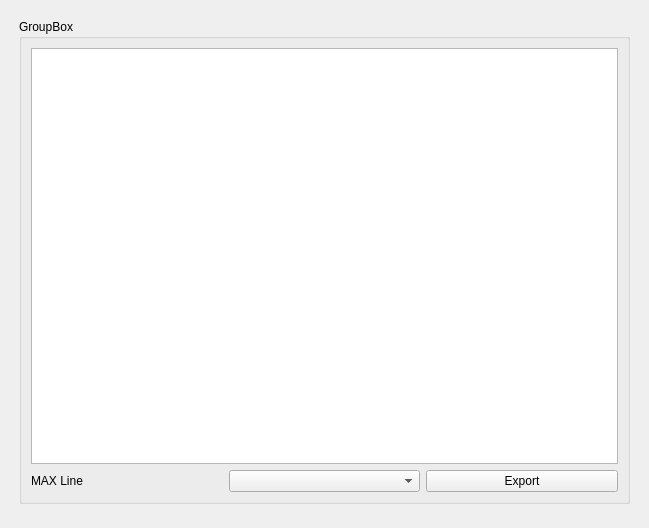
          <widget class="QWidget" name="scrollAreaWidgetContents_Log">
           <property name="geometry">
            <rect>
             <x>0</x>
             <y>0</y>
             <width>649</width>
             <height>528</height>
            </rect>
           </property>
           <layout class="QVBoxLayout" name="verticalLayout_Log_Content">
            <property name="spacing">
             <number>10</number>
            </property>
            <property name="leftMargin">
             <number>10</number>
            </property>
            <property name="topMargin">
             <number>10</number>
            </property>
            <property name="rightMargin">
             <number>10</number>
            </property>
            <property name="bottomMargin">
             <number>10</number>
            </property>
            <item>
             <widget class="QWidget" name="widget_log_container" native="true">
              <layout class="QVBoxLayout" name="verticalLayout_11">
               <item>
                <widget class="QGroupBox" name="groupBox_log_container">
                 <property name="title">
                  <string>GroupBox</string>
                 </property>
                 <layout class="QGridLayout" name="gridLayout_16">
                  <item row="0" column="0" colspan="3">
                   <widget class="QTextBrowser" name="textBrowser"/>
                  </item>
                  <item row="1" column="0">
                   <widget class="QLabel" name="label_80">
                    <property name="text">
                     <string>MAX Line</string>
                    </property>
                   </widget>
                  </item>
                  <item row="1" column="1">
                   <widget class="QComboBox" name="combobox_Limit_log"/>
                  </item>
                  <item row="1" column="2">
                   <widget class="QPushButton" name="Export_Btn_LOG">
                    <property name="text">
                     <string>Export</string>
                    </property>
                   </widget>
                  </item>
                 </layout>
                </widget>
               </item>
              </layout>
             </widget>
            </item>
            <item>
             <spacer name="verticalSpacer_Log">
              <property name="orientation">
               <enum>Qt::Orientation::Vertical</enum>
              </property>
              <property name="sizeType">
               <enum>QSizePolicy::Policy::Preferred</enum>
              </property>
              <property name="sizeHint" stdset="0">
               <size>
                <width>20</width>
                <height>5</height>
               </size>
              </property>
             </spacer>
            </item>
           </layout>
          </widget>
